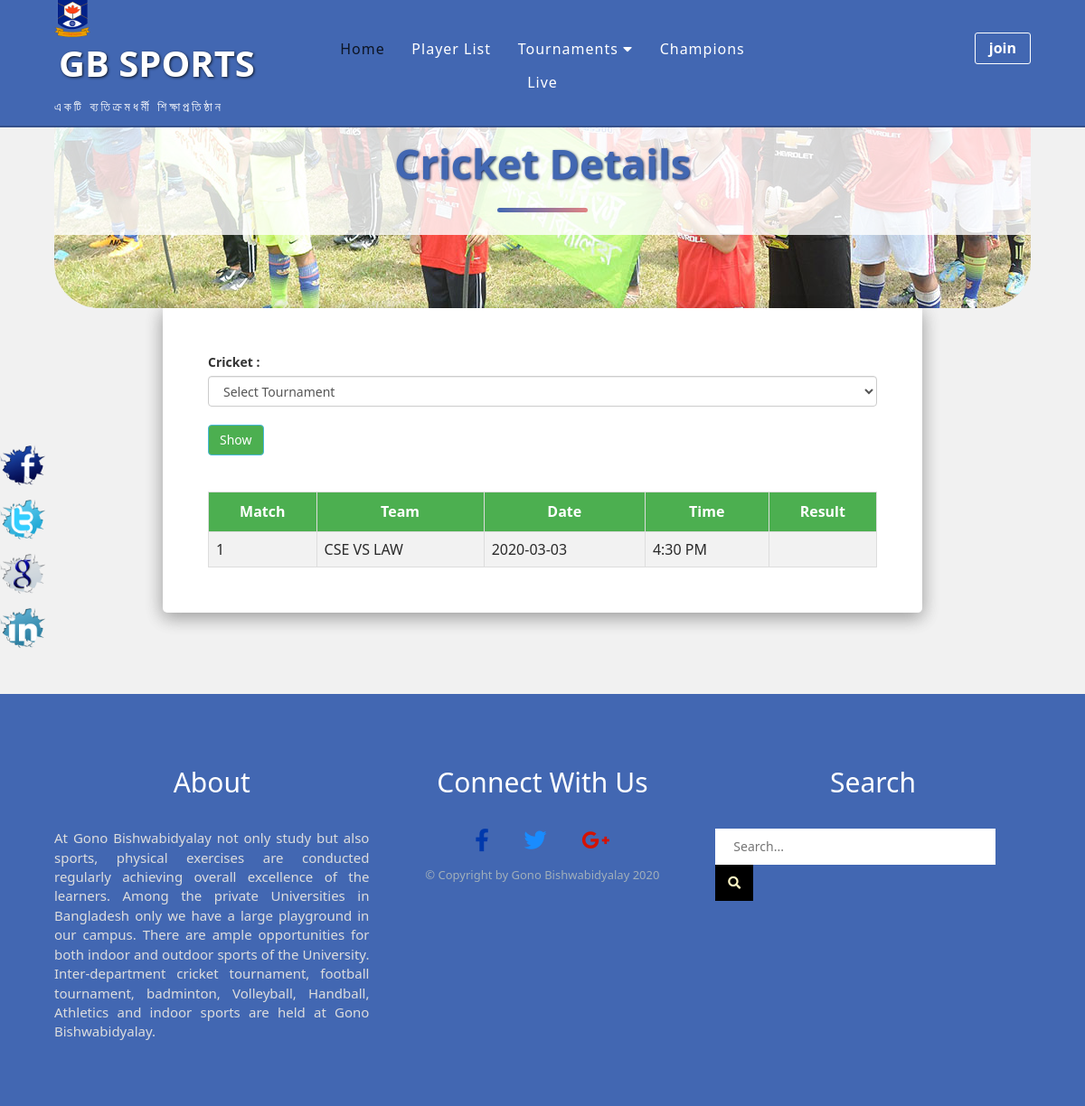
Page /cricket.php on the committed database.
### tables this page shows
CREATE TABLE `cricket` (
  `c_id` int(11) NOT NULL,
  `c_team` text NOT NULL,
  `c_date` text NOT NULL,
  `c_result` varchar(222) NOT NULL,
  `dates` date NOT NULL,
  `times` time NOT NULL
);

### cricket.php (the view, shortened to what this page needs)
<?php require_once('include/header.php'); ?>
<?php
 $connect = mysqli_connect("localhost", "root", "", "gbsports");
 $query = "SELECT * FROM cricket ORDER BY c_id desc LIMIT 10";
 $result = mysqli_query($connect, $query);
 ?>
    <section class="cricket-section clearfix">
          <div class="row heading-title">
              <h1>cricket details</h1>
         </div>
        <div class="row cricket-wrapper">
                     <label for="cricket">Cricket : </label>
                     <select id="from_date" name="from_date" class="form-control">
                        <option disabled selected value="Select Tournament">Select Tournament</option>
                    </select>
                    <br>
                     <input type="button" name="filter" id="filter" value="Show" class="btn btn-info show" />
                <br />
                <div class="cricket-summary">
                     <table class="cricket-table">
                          <tr>
                             <th>Match</th>
                             <th>Team</th>
                             <th>Date</th>
                             <th>Time</th>
                             <th>Result</th>
                          </tr>
                     <?php
                     while($row = mysqli_fetch_array($result))
                     {
                     ?>
                          <tr>
                               <td><?php echo $row["c_id"]; ?></td>
                               <td><?php echo $row["c_team"]; ?></td>
                               <td><?php echo $row["dates"]; ?></td>
                               <td><?php echo date('g:i A', strtotime($row["times"])); ?></td>
                               <td> <?php echo $row["c_result"]; ?></td>
                          </tr>
                     <?php
                     }
                     ?>
                     </table>
                </div>
        </div>
    </section>
    <section class="fixed-icon-section">
        <div class="fixed-icon clearfix">
            <a href="#"><img src="img/facebook.png" alt="facebook"></a>
            <a href="#"><img src="img/twitter.png" alt="twitter"></a>
            <a href="#"><img src="img/google.png" alt="google plus"></a>
            <a href="#"><img src="img/linkedin.png" alt="linkedin"></a>
        </div>
    </section>
    <?php  require_once('include/footer.php'); ?>

### css/style.css (style rules this page uses)
* { margin: 0; padding: 0; box-sizing: border-box; outline: 0; }
html { font-size: 62.5%; scroll-behavior: smooth; }
.clearfix::after { content: " "; display: table; clear: both; *zoom: 1; }
.row { width: 90%; margin: 0 auto; }
body { font-family: 'Segoe UI', Tahoma, Geneva, Verdana, sans-serif; background-color: #F1F1F1; overflow-x: hidden; }
h1 { font-size: 4.5rem; font-weight: bold; }
h1::after { content: ""; width: 10rem; height: .5rem; background-color: #4267B2; display: block; margin: 0 auto; border-radius: .5rem; margin-top: 2.5rem; margin-bottom: 1rem; background-image: linear-gradient(to right, #4267B2, rgb(224, 131, 131)); }
table { width: 100%; border-collapse: collapse; font-size: 1.6rem; color: #2a2a2a; }
th, td { border: .1rem solid #ddd; padding: .8rem; }
table tr:nth-child(even) { background-color: #f2f2f2; }
th { padding-top: 1rem; padding-bottom: 1rem; text-align: center; background-color: #4CAF50; color: #fff; }
.cricket-section { padding: 0rem 0 9rem 0; }
.cricket-section h1 { text-align: center; }
.cricket-wrapper { width: 70%; margin: 0 auto; box-shadow: 0 .5rem 2rem 0 rgba(0, 0, 0, 0.2), 0 .5rem 2rem 0 rgba(0, 0, 0, 0.2); padding: 5rem; border-radius: 0 0 .5rem .5rem; background-color: #fff; }
.cricket-summary { padding-top: 2rem; }
.heading-title { background-image: url(../img/heading-title.jpg); background-repeat: no-repeat; height: 20rem; border-radius: 0 0 5rem 5rem; background-position: bottom center; }
.heading-title > h1 { margin: 0; padding: 0; background: rgba(255, 255, 255, 0.8); text-shadow: .2rem .2rem .5rem #fff; color: #4267B2; text-transform: capitalize; padding: 1.5rem 0; text-shadow: .1rem .1rem .3rem rgb(1, 29, 85); }
.fixed-icon { position: fixed; left: 0; top: 40%; }
.fixed-icon img { width: 5rem; display: block; margin-bottom: 1rem; }
.show { background-color: #4CAF50; }

### rows in the picture
cricket: c_id "1", c_team "CSE VS LAW", dates "2020-03-03", times "4:30 PM"
